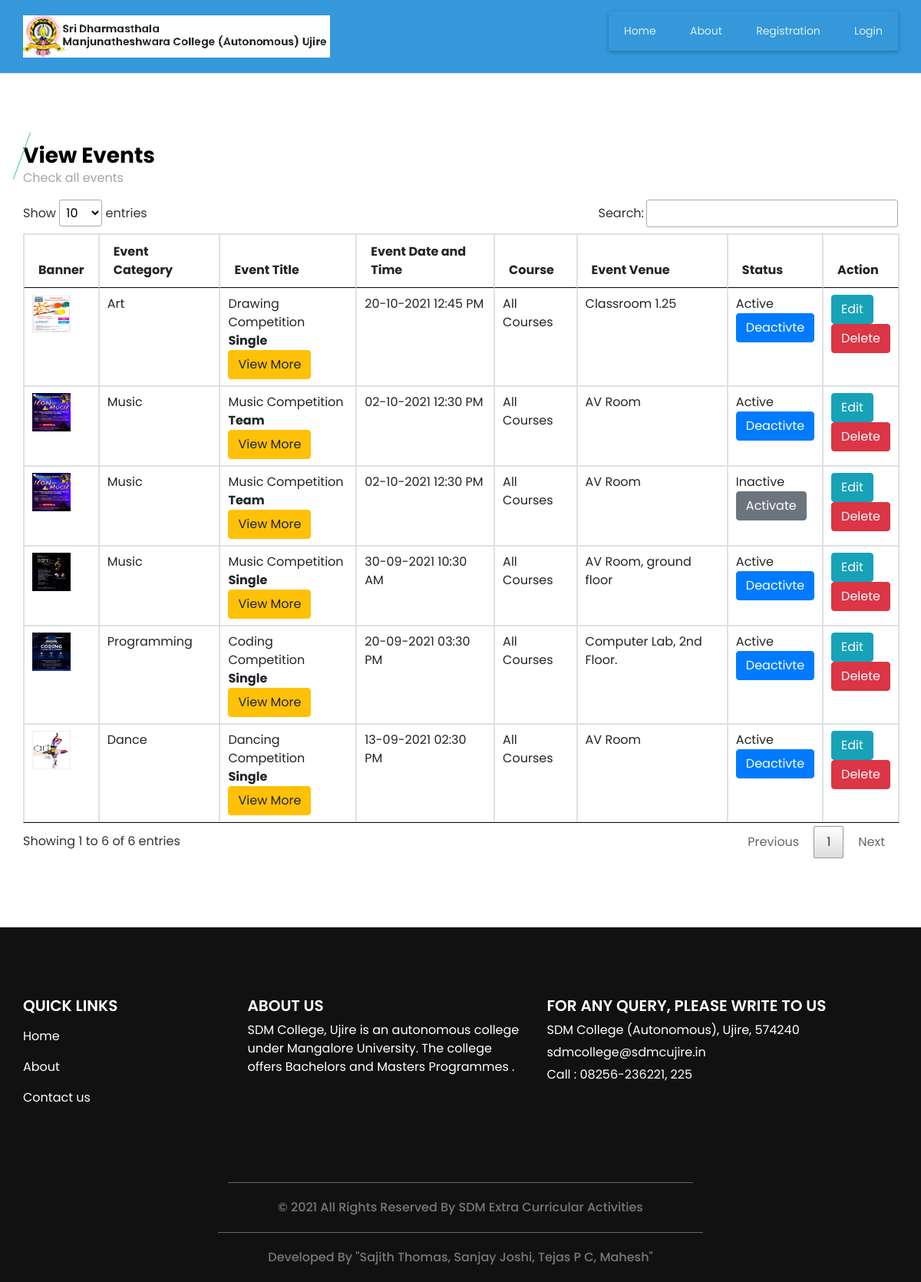
The page /viewevent.php on the database its author committed.
### tables this page shows
CREATE TABLE `event` (
  `event_id` bigint(20) NOT NULL,
  `event_type_id` int(11) NOT NULL,
  `event_participation_type` varchar(25) NOT NULL COMMENT 'Single, Team',
  `no_of_participants` int(11) NOT NULL,
  `event_title` varchar(300) NOT NULL,
  `event_description` text NOT NULL,
  `event_rules` text NOT NULL,
  `event_banner` varchar(300) NOT NULL,
  `department_id` int(11) NOT NULL,
  `club_id` int(11) NOT NULL,
  `course_id` text NOT NULL,
  `st_class` text NOT NULL,
  `event_date_time` datetime NOT NULL,
  `event_venue` text NOT NULL,
  `staff_id` int(11) NOT NULL,
  `participation_limit` int(11) NOT NULL,
  `event_status` varchar(10) NOT NULL
);

CREATE TABLE `event_type` (
  `event_type_id` int(11) NOT NULL,
  `event_type` varchar(30) NOT NULL,
  `event_type_info` text NOT NULL,
  `event_type_status` varchar(10) NOT NULL
);

### viewevent.php (the view, shortened to what this page needs)
<?php
include("header.php");
?>
  <section class="event_section layout_padding">
    <div class="container">
      <div class="heading_container">
        <h3>
         View Events
        </h3>
        <p>
         Check all events
        </p>
      </div>
      <div class="event_container">
        <div class="">
<table id="datatableplugin" class="table table-bordered">
	<thead>
		<tr>
			<th>Banner</th>
			<th>Event Category</th>
			<th>Event Title</th>
			<th>Event Date and Time</th>
			<th>Course</th>
			<th>Event Venue</th>
			<th>Status</th>
			<th>Action</th>
		</tr>
	</thead>
	<tbody>
		<?php
		$sqlview = "SELECT event.*,department.department,event_type.event_type FROM  event LEFT JOIN department ON event.department_id=department.department_id LEFT JOIN event_type ON event.event_type_id=event_type.event_type_id ORDER BY event_date_time DESC";
		$qsqlview = mysqli_query($con,$sqlview);
		while($rsview = mysqli_fetch_array($qsqlview))
		{
			echo "<tr>
				<td>";
			if($rsview['event_banner'] == "")
			{
				echo "<img src='images/noimage.jpg' style='width: 75px;height: 75px;'>";
			}
			else if(file_exists("imgbanner/" . $rsview['event_banner']))
			{
				echo "<img src='imgbanner/$rsview[event_banner]' style='width: 50px;height: 50px;'>";
			}
			else
			{
				echo "<img src='images/noimage.jpg' style='width: 75px;height: 75px;'>";
			}
			echo "</td>
				<td>$rsview[event_type]</td>
				<td>$rsview[event_title]";
			echo "<br><b>$rsview[event_participation_type]</b>";
			echo "<br><a href='event_more_det.php?event_id=$rsview[0]' class='btn btn-warning' target='_blank'>View More</a>";
			echo "</td>
				<td>" . date("d-m-Y h:i A",strtotime($rsview['event_date_time'])) . "</td>
				<td>";
$courseid = unserialize($rsview['course_id']);
if(count($courseid) > 1)
{
	foreach($courseid as $courseid)
	{
		$sqlviewcourse = "SELECT * FROM  course  WHERE course_id='$courseid'";
		$qsqlviewcourse = mysqli_query($con,$sqlviewcourse);
		while($rsviewcourse = mysqli_fetch_array($qsqlviewcourse))
		{
			echo $rsviewcourse['course_title'] . " ";
		}
	}
}
else
{
	echo "All Courses";
}
			echo "</td>
				<td>$rsview[event_venue]</td>
				<td>$rsview[event_status] <br>";
				if($rsview['event_status'] == "Active")
				{
					echo "<a href='viewevent.php?st=Inactive&acid=$rsview[event_id]' class='btn btn-primary' onclick='return confirmst()' >Deactivte</a>";
				}
				else
				{
					echo "<a href='viewevent.php?st=Active&acid=$rsview[event_id]' class='btn btn-secondary' onclick='return confirmst()'  >Activate</a>";
				}
			echo"<td>";
			if(date("d-m-Y",strtotime($rsview['event_date_time'])) >= date('d-m-Y',strtotime('now')))
			{
				if($rsview['event_participation_type'] == "Team")
				{
				echo "<a href='team_event_result_report.php?event_id=$rsview[event_id]' class='btn btn-success'>Result</a><br>";
				}
				else
				{
				echo "<a href='event_result_report.php?event_id=$rsview[event_id]' class='btn btn-success'>Result</a><br>";
				}
			}
			else
			{
				echo "<a href='addevent.php?editid=$rsview[event_id]' class='btn btn-info'>Edit</a><br><a href='viewevent.php?delid=$rsview[event_id]' class='btn btn-danger' onclick='return confirmdel()' >Delete</a>";
			}
			echo "
				</td>
			</tr>";
		}
		?>
	</tbody>
</table>
        </div>
      </div>
    </div>
  </section>
<?php
include("footer.php");
?>

### css/style.css (style rules this page uses)
body { font-family: "Poppins", sans-serif; color: #000000; background-color: #ffffff; }
.layout_padding { padding: 90px 0; }
.heading_container { display: -webkit-box; display: -ms-flexbox; display: flex; -webkit-box-orient: vertical; -webkit-box-direction: normal; -ms-flex-direction: column; flex-direction: column; -webkit-box-align: start; -ms-flex-align: start; align-items: flex-start; }
.heading_container h3 { font-weight: bold; position: relative; margin-bottom: 15px; }
.heading_container h3::before { content: ""; position: absolute; top: 50%; left: 2px; width: 1px; height: 65px; background-color: #4bc5b8; -webkit-transform: translateY(-50%) rotate(20deg); transform: translateY(-50%) rotate(20deg); }
a, a:hover, a:focus { text-decoration: none; }
.btn, .btn:focus { outline: none !important; -webkit-box-shadow: none; box-shadow: none; }
.event_section .heading_container h3 { margin-bottom: 0; }
.event_section .heading_container h3::before { left: -2px; }
.event_section p { color: #a4a4a4; }

### css/responsive.css (style rules this page uses)
@media (min-width: 1200px) { .container { max-width: 1170px; } }

### rows shown on the page
event: event_banner (picture), event_type.event_type "Art", event_title "Drawing Competition", event_participation_type "Single", event_date_time "20-10-2021 12:45 PM", shows "All Courses", event_venue "Classroom 1.25", event_status "Active"
event: event_banner (picture), event_type.event_type "Music", event_title "Music Competition", event_participation_type "Team", event_date_time "02-10-2021 12:30 PM", shows "All Courses", event_venue "AV Room", event_status "Active"
event: event_banner (picture), event_type.event_type "Music", event_title "Music Competition", event_participation_type "Team", event_date_time "02-10-2021 12:30 PM", shows "All Courses", event_venue "AV Room", event_status "Inactive"
event: event_banner (picture), event_type.event_type "Music", event_title "Music Competition", event_participation_type "Single", event_date_time "30-09-2021 10:30 AM", shows "All Courses", event_venue "AV Room, ground floor", event_status "Active"
event: event_banner (picture), event_type.event_type "Programming", event_title "Coding Competition", event_participation_type "Single", event_date_time "20-09-2021 03:30 PM", shows "All Courses", event_venue "Computer Lab, 2nd Floor.", event_status "Active"
event: event_banner (picture), event_type.event_type "Dance", event_title "Dancing Competition", event_participation_type "Single", event_date_time "13-09-2021 02:30 PM", shows "All Courses", event_venue "AV Room", event_status "Active"
